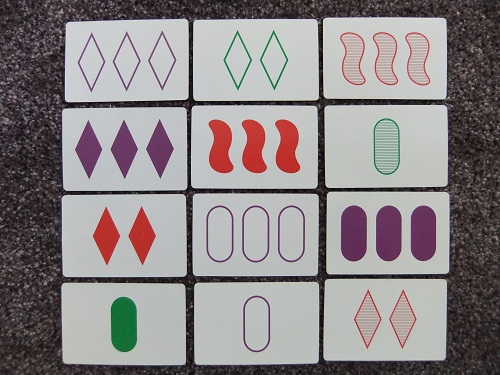
#> input picture gameboard2.jpg, 500 x 375 px
$ python find_cards.py   (Python 2 division)   (older library calls are emulated)
#> lines starting #> are read from the running program, lines starting #| are printed output that depends on the picture; after the words box and inside, x2 and y2 are one past the last pixel; in counts of white or black regions, pixels touching at a corner belong together
import numpy as np
import cv2
from collections import namedtuple
import operator

def angle_cos(p0, p1, p2):
    d1, d2 = (p0-p1).astype('float'), (p2-p1).astype('float')
    return abs(np.dot(d1, d2) / np.sqrt(np.dot(d1, d1)*np.dot(d2, d2)))

def find_cards(img):
    img = cv2.GaussianBlur(img, (5, 5), 0)
    cards = []

    for gray in cv2.split(img):
        for thrs in xrange(0, 255, 26):
            if thrs == 0:
                bin = cv2.Canny(gray, 0, 50, apertureSize=5)
                bin = cv2.dilate(bin, None)
            else:
                retval, bin = cv2.threshold(gray, thrs, 255, cv2.THRESH_BINARY)
            bin, contours, hierarchy = cv2.findContours(bin, cv2.RETR_LIST, cv2.CHAIN_APPROX_SIMPLE)
            for cnt in contours:
                leftmost = tuple(cnt[cnt[:, :, 0].argmin()][0])
                rightmost = tuple(cnt[cnt[:, :, 0].argmax()][0])
                topmost = tuple(cnt[cnt[:, :, 1].argmin()][0])
                bottommost = tuple(cnt[cnt[:,:,1].argmax()][0])
                cnt_len = cv2.arcLength(cnt, True)
                cnt = cv2.approxPolyDP(cnt, 0.02*cnt_len, True)
                if len(cnt) == 4 and cv2.contourArea(cnt) > 1000 and cv2.isContourConvex(cnt):
                    cnt = cnt.reshape(-1, 2)
                    max_cos = np.max([angle_cos( cnt[i], cnt[(i+1) % 4], cnt[(i+2) % 4] ) for i in xrange(4)])
                    if max_cos < 0.1 and cv2.contourArea(cnt) < 50000:
                        cards.append(cv2.boundingRect(np.array([leftmost, rightmost, topmost, bottommost])))
    return cards

def find_shapes(image):
    num_shapes = {"squiggles": 0, "diamonds": 0, "ovals": 0}

    blur_img = cv2.blur(image, (3, 3))
    gray_img = cv2.cvtColor(blur_img, cv2.COLOR_BGR2GRAY)
    thr_image = cv2.Canny(gray_img, 40, 210, apertureSize=3)
    thr_image = cv2.dilate(thr_image, np.ones((3, 3), np.uint8))
    cont_img, contours, hierarchy = cv2.findContours(thr_image, cv2.RETR_EXTERNAL, cv2.CHAIN_APPROX_SIMPLE)
    for cnt in contours:
        if cv2.contourArea(cnt) > 500:
            cv2.drawContours(card_img, [cnt], 0, (0, 255, 0), 1)
            epsilon = 0.01*cv2.arcLength(cnt, True)
            approx = cv2.approxPolyDP(cnt, epsilon, True)
            if approx.shape[0] < 9:
                num_shapes["diamonds"] += 1
            elif approx.shape[0] > 12:
                num_shapes["squiggles"] += 1
            else:
                num_shapes["ovals"] += 1

    total_num_shapes = num_shapes["ovals"] + num_shapes["squiggles"] + num_shapes["diamonds"]
    shape_type = max(num_shapes.iteritems(), key=operator.itemgetter(1))[0]
    shapes = namedtuple("shapes", ["type", "number", "color", "shade"])
    return shapes(shape_type, total_num_shapes, "UNKNOWN", "UNKNOWN")

if __name__ == '__main__':
    from glob import glob
    for fn in glob('gameboard2.jpg'):
        img = cv2.imread(fn)
#> img is the input picture: shape (375, 500, 3); mean B, G, R 134.8, 133.7, 139.9
        cards = find_cards(img)
#> in find_cards, `img = cv2.GaussianBlur(img, (5, 5), 0)`:
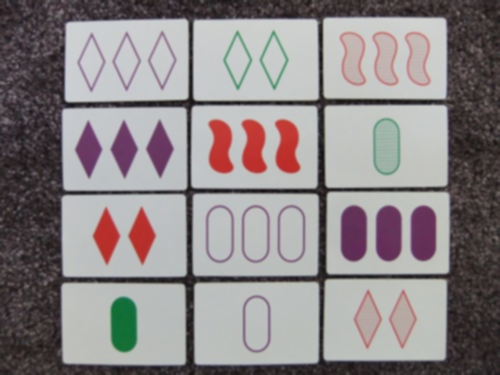
#> img: shape (375, 500, 3); mean of channels 0, 1, 2 134.8, 133.7, 139.9; drawn as B, G, R
#> the loop in find_cards, `for gray in cv2.split(img):` made 3 passes
        cards = cv2.groupRectangles(cards, 1)[0]
        shape_count = {"squiggles": 0, "diamonds": 0, "ovals": 0}
        for card in cards:
            card_img = img[card[1]:card[1]+card[3], card[0]:card[0]+card[2]]
            shapes = find_shapes(card_img)
            shape_count[shapes.type] += shapes.number
            cv2.rectangle(img, (card[0], card[1]), (card[0]+card[2], card[1]+card[3]), (255, 0, 0), thickness=2)
#> this loop made 12 passes
#> card on passes 1 to 12: [327, 192, 123, 82], [62, 107, 125, 83], [194, 282, 125, 83], [61, 283, 125, 83], [324, 279, 123, 81], [61, 194, 125, 83], [193, 193, 126, 83], [191, 105, 127, 83], [325, 105, 124, 83], [323, 17, 125, 82], [193, 18, 126, 83], [65, 19, 123, 83]
#> pass 1, `card_img = img[card[1]:card[1]+card[3], card[0]:card[0]+card[2]]`:
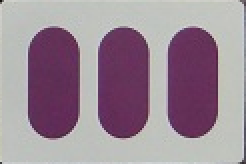
#> card_img: shape (82, 123, 3) (shown 2 times larger); mean B, G, R 150.6, 138.3, 156
#> pass 1, in find_shapes, `blur_img = cv2.blur(image, (3, 3))`:
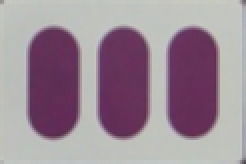
#> blur_img: shape (82, 123, 3) (shown 2 times larger); mean B, G, R 150.8, 138.5, 156.1
#> pass 1, in find_shapes, `gray_img = cv2.cvtColor(blur_img, cv2.COLOR_BGR2GRAY)`:
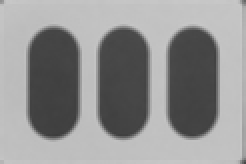
#> gray_img: shape (82, 123) (shown 2 times larger); min 60, max 200, mean 145.1
#> pass 1, in find_shapes, `thr_image = cv2.Canny(gray_img, 40, 210, apertureSize=3)`:
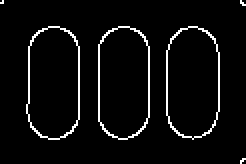
#> thr_image: shape (82, 123) (shown 2 times larger); 4.7% white in thin lines or dots
#> after the loop:
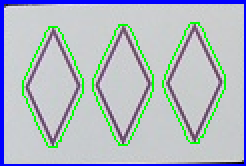
#> card_img: shape (83, 123, 3) (shown 2 times larger); mean B, G, R 195.6, 186, 176.6
#> after the loop:
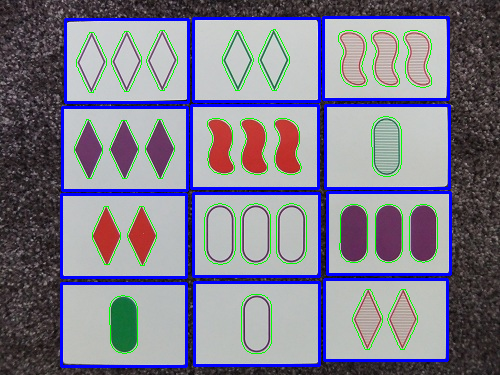
#> img: shape (375, 500, 3); 9.89% of pixels changed, all inside (x1, y1, x2, y2) = (60, 16, 452, 368)
        print "Found {num} cards and {shapes} shapes (d={d}, o={o}, s={s}).".format(
            num=len(cards),
            shapes=shape_count,
            s=shape_count["squiggles"],
            o=shape_count["ovals"],
            d=shape_count["diamonds"]
        )
#| Found 12 cards and {'squiggles': 6, 'diamonds': 12, 'ovals': 9} shapes (d=12, o=9, s=6).
        cv2.imshow('squares', img)
        ch = 0xFF & cv2.waitKey()
#> (key Esc is pressed here)
        if ch == 27:
            break
    cv2.imwrite('output.jpg', img)
    cv2.destroyAllWindows()
